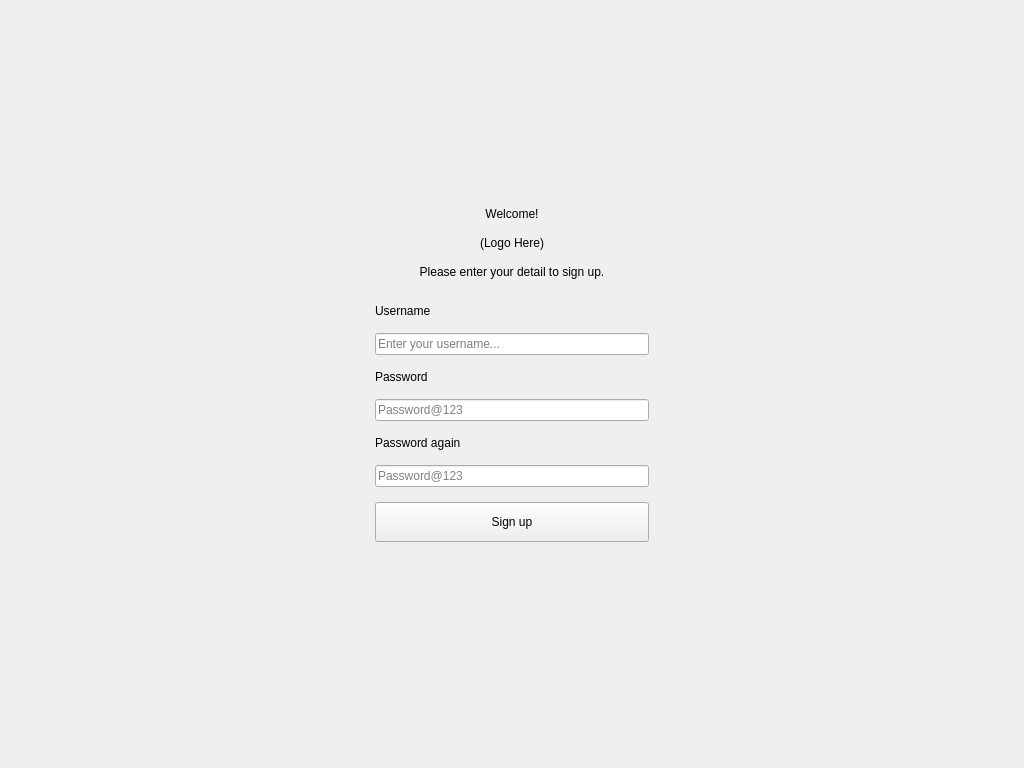
<?xml version="1.0" encoding="UTF-8"?>
<ui version="4.0">
 <class>SignUpLayout</class>
 <widget class="QWidget" name="SignUpLayout">
  <property name="geometry">
   <rect>
    <x>0</x>
    <y>0</y>
    <width>1024</width>
    <height>768</height>
   </rect>
  </property>
  <property name="windowTitle">
   <string>Sign In</string>
  </property>
  <layout class="QGridLayout" name="gridLayout_2">
   <item row="2" column="1">
    <spacer name="verticalSpacer">
     <property name="orientation">
      <enum>Qt::Orientation::Vertical</enum>
     </property>
     <property name="sizeHint" stdset="0">
      <size>
       <width>20</width>
       <height>40</height>
      </size>
     </property>
    </spacer>
   </item>
   <item row="1" column="0">
    <spacer name="horizontalSpacer_2">
     <property name="orientation">
      <enum>Qt::Orientation::Horizontal</enum>
     </property>
     <property name="sizeHint" stdset="0">
      <size>
       <width>40</width>
       <height>20</height>
      </size>
     </property>
    </spacer>
   </item>
   <item row="1" column="2">
    <spacer name="horizontalSpacer">
     <property name="orientation">
      <enum>Qt::Orientation::Horizontal</enum>
     </property>
     <property name="sizeHint" stdset="0">
      <size>
       <width>40</width>
       <height>20</height>
      </size>
     </property>
    </spacer>
   </item>
   <item row="0" column="1">
    <spacer name="verticalSpacer_2">
     <property name="orientation">
      <enum>Qt::Orientation::Vertical</enum>
     </property>
     <property name="sizeHint" stdset="0">
      <size>
       <width>20</width>
       <height>40</height>
      </size>
     </property>
    </spacer>
   </item>
   <item row="1" column="1">
    <widget class="QFrame" name="centralCardFrame">
     <layout class="QVBoxLayout" name="centralCard">
      <property name="spacing">
       <number>15</number>
      </property>
      <property name="leftMargin">
       <number>30</number>
      </property>
      <property name="topMargin">
       <number>30</number>
      </property>
      <property name="rightMargin">
       <number>30</number>
      </property>
      <property name="bottomMargin">
       <number>30</number>
      </property>
      <item>
       <widget class="QLabel" name="titleLabel">
        <property name="text">
         <string>Welcome!</string>
        </property>
        <property name="alignment">
         <set>Qt::AlignmentFlag::AlignCenter</set>
        </property>
       </widget>
      </item>
      <item>
       <widget class="QLabel" name="logoLabel">
        <property name="text">
         <string>(Logo Here)</string>
        </property>
        <property name="alignment">
         <set>Qt::AlignmentFlag::AlignCenter</set>
        </property>
       </widget>
      </item>
      <item>
       <widget class="QLabel" name="subtitleLabel">
        <property name="text">
         <string>Please enter your detail to sign up.</string>
        </property>
        <property name="alignment">
         <set>Qt::AlignmentFlag::AlignCenter</set>
        </property>
       </widget>
      </item>
      <item>
       <spacer name="verticalSpacer_3">
        <property name="orientation">
         <enum>Qt::Orientation::Vertical</enum>
        </property>
        <property name="sizeType">
         <enum>QSizePolicy::Policy::Fixed</enum>
        </property>
        <property name="sizeHint" stdset="0">
         <size>
          <width>20</width>
          <height>10</height>
         </size>
        </property>
       </spacer>
      </item>
      <item>
       <layout class="QHBoxLayout" name="socialLayout"/>
      </item>
      <item>
       <widget class="QLabel" name="usernameLabel">
        <property name="text">
         <string>Username</string>
        </property>
       </widget>
      </item>
      <item>
       <widget class="QLineEdit" name="usernameEdit">
        <property name="placeholderText">
         <string>Enter your username...</string>
        </property>
       </widget>
      </item>
      <item>
       <widget class="QLabel" name="passwordLabel">
        <property name="text">
         <string>Password</string>
        </property>
       </widget>
      </item>
      <item>
       <widget class="QLineEdit" name="passwordEdit">
        <property name="echoMode">
         <enum>QLineEdit::EchoMode::Password</enum>
        </property>
        <property name="placeholderText">
         <string>Password@123</string>
        </property>
       </widget>
      </item>
      <item>
       <widget class="QLabel" name="confirmPasswordLabel">
        <property name="text">
         <string>Password again</string>
        </property>
       </widget>
      </item>
      <item>
       <widget class="QLineEdit" name="confirmPasswordEdit">
        <property name="placeholderText">
         <string>Password@123</string>
        </property>
       </widget>
      </item>
      <item>
       <layout class="QHBoxLayout" name="optionsLayout"/>
      </item>
      <item>
       <widget class="QPushButton" name="signUpButton">
        <property name="minimumSize">
         <size>
          <width>0</width>
          <height>40</height>
         </size>
        </property>
        <property name="text">
         <string>Sign up</string>
        </property>
       </widget>
      </item>
      <item>
       <layout class="QHBoxLayout" name="signUpLayout">
        <item>
         <spacer name="horizontalSpacer_4">
          <property name="orientation">
           <enum>Qt::Orientation::Horizontal</enum>
          </property>
          <property name="sizeHint" stdset="0">
           <size>
            <width>40</width>
            <height>20</height>
           </size>
          </property>
         </spacer>
        </item>
        <item>
         <spacer name="horizontalSpacer_5">
          <property name="orientation">
           <enum>Qt::Orientation::Horizontal</enum>
          </property>
          <property name="sizeHint" stdset="0">
           <size>
            <width>40</width>
            <height>20</height>
           </size>
          </property>
         </spacer>
        </item>
       </layout>
      </item>
     </layout>
    </widget>
   </item>
  </layout>
 </widget>
 <resources/>
 <connections/>
</ui>
